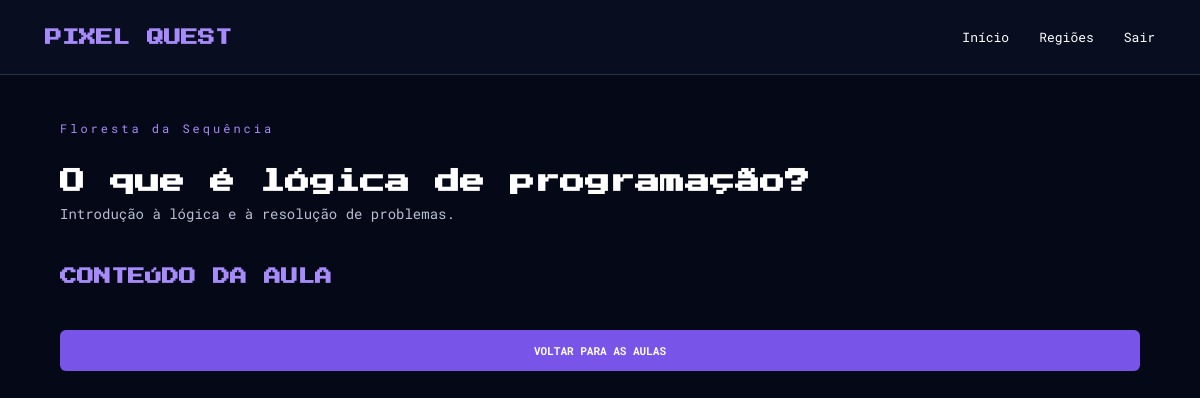
The page /aula.php?id=1 (signed in) on the database its author committed.
### tables this page shows
CREATE TABLE `aulas` (
  `id` int(10) UNSIGNED NOT NULL,
  `regiao_id` int(10) UNSIGNED NOT NULL,
  `titulo` varchar(150) NOT NULL,
  `resumo` text DEFAULT NULL,
  `conteudo` longtext DEFAULT NULL,
  `ordem` tinyint(3) UNSIGNED NOT NULL,
  `publicada` tinyint(1) DEFAULT 1,
  `criado_em` timestamp NOT NULL DEFAULT current_timestamp()
);

CREATE TABLE `regioes` (
  `id` int(10) UNSIGNED NOT NULL,
  `nome` varchar(100) NOT NULL,
  `descricao` text DEFAULT NULL,
  `ordem` tinyint(3) UNSIGNED NOT NULL,
  `imagem` varchar(255) DEFAULT NULL,
  `ativa` tinyint(1) DEFAULT 1
);

### aula.php (the view, shortened to what this page needs)
<?php
require_once "conexao.php";
$id = filter_input(INPUT_GET, "id", FILTER_VALIDATE_INT);
$sql = "SELECT aulas.*, regioes.nome AS nome_regiao
        FROM aulas
        INNER JOIN regioes ON aulas.regiao_id = regioes.id
        WHERE aulas.id = ? AND aulas.publicada = 1";
$stmt = $conexao->prepare($sql);
$stmt->execute([$id]);
$aula = $stmt->fetch(PDO::FETCH_ASSOC);
?>
<!DOCTYPE html>
<html lang="pt-br">
<head>
    <link rel="stylesheet" href="css/style.css">
</head>
<body class="pagina-dashboard">
<header class="cabecalho-dashboard">
    <h2>PIXEL QUEST</h2>
    <nav>
        <a href="dashboard.php">Início</a>
        <a href="regioes.php">Regiões</a>
        <a href="logout.php">Sair</a>
    </nav>
</header>
<main class="conteudo-dashboard">
    <section class="boas-vindas">
        <p class="subtitulo">
            <?= htmlspecialchars($aula["nome_regiao"]); ?>
        </p>
        <h1>
            <?= htmlspecialchars($aula["titulo"]); ?>
        </h1>
        <p>
            <?= htmlspecialchars($aula["resumo"] ?? "Prepare-se para aprender um novo conceito!"); ?>
        </p>
    </section>
    <section class="area-regioes">
        <h2>CONTEÚDO DA AULA</h2>
    </section>
    <a href="aulas.php?id=<?= (int) $aula["regiao_id"]; ?>" class="botao-regiao">
        VOLTAR PARA AS AULAS
    </a>
</main>
</body>
</html>

### css/style.css (style rules this page uses)
* { margin: 0; padding: 0; box-sizing: border-box; }
body { background-color: #050817; color: #ffffff; font-family: 'Roboto Mono', monospace; overflow-x: hidden; overflow-y: auto; }
a { text-decoration: none; }
.subtitulo { color: #d0c5e8; font-size: 12px; letter-spacing: 3px; margin-bottom: 25px; }
.subtitulo { color: #a78bfa; font-size: 12px; letter-spacing: 2px; }
.pagina-dashboard { background: #050817; color: white; font-family: 'Roboto Mono', monospace; margin: 0; }
.cabecalho-dashboard { height: 75px; padding: 0 45px; border-bottom: 1px solid #26344a; display: flex; align-items: center; justify-content: space-between; }
.cabecalho-dashboard h2 { color: #a78bfa; font-family: 'Press Start 2P', cursive; font-size: 17px; }
.cabecalho-dashboard nav { display: flex; gap: 30px; }
.cabecalho-dashboard nav a { color: white; text-decoration: none; font-size: 13px; }
.conteudo-dashboard { width: 90%; max-width: 1250px; margin: 0 auto; padding: 45px 0; }
.boas-vindas { margin-bottom: 45px; }
.boas-vindas .subtitulo { color: #a78bfa; letter-spacing: 3px; font-size: 12px; }
.boas-vindas h1 { font-family: 'Press Start 2P', cursive; font-size: 25px; line-height: 1.7; }
.boas-vindas p { color: #b8bfd3; font-size: 14px; }
.area-mapa, .area-regioes { margin-bottom: 45px; }
.area-mapa h2, .area-regioes h2 { color: #a78bfa; font-family: 'Press Start 2P', cursive; font-size: 17px; margin-bottom: 15px; }
.botao-regiao { display: block; width: 100%; box-sizing: border-box; padding: 13px; background: #7855e8; color: white; text-align: center; text-decoration: none; border: none; border-radius: 6px; font-family: inherit; font-size: 11px; font-weight: bold; cursor: pointer; }
.cabecalho-dashboard { background-color: #080e20; position: relative; z-index: 2; }
.cabecalho-dashboard h2 { margin: 0; }

### rows shown on the page
aulas: regiao.nome "Floresta da Sequência", titulo "O que é lógica de programação?", resumo "Introdução à lógica e à resolução de problemas."
